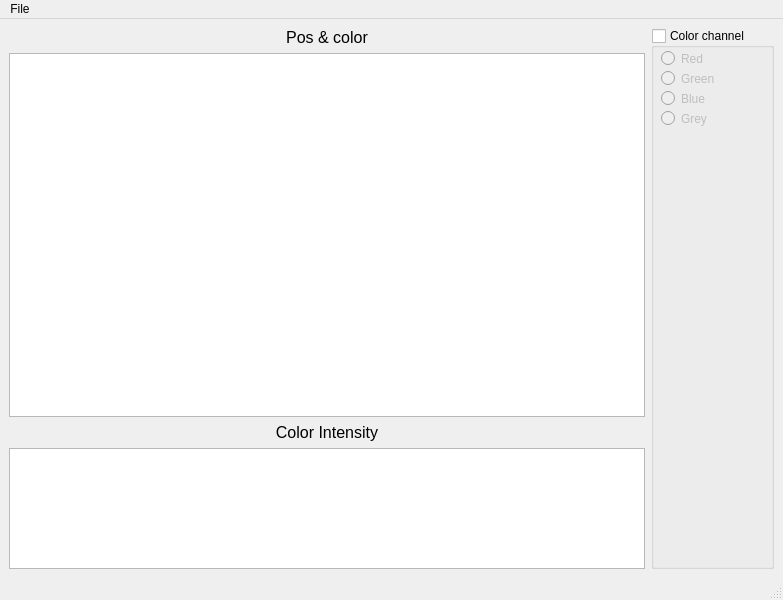
<?xml version="1.0" encoding="UTF-8"?>
<ui version="4.0">
 <class>MainWindow</class>
 <widget class="QMainWindow" name="MainWindow">
  <property name="geometry">
   <rect>
    <x>0</x>
    <y>0</y>
    <width>783</width>
    <height>600</height>
   </rect>
  </property>
  <property name="windowTitle">
   <string>MainWindow</string>
  </property>
  <widget class="QWidget" name="centralwidget">
   <layout class="QHBoxLayout" name="horizontalLayout">
    <item>
     <layout class="QHBoxLayout" name="horizontal_layout" stretch="1,0">
      <item>
       <layout class="QVBoxLayout" name="verticalLayout" stretch="0,3,0,1">
        <item>
         <widget class="QLabel" name="label_pos_color">
          <property name="font">
           <font>
            <pointsize>12</pointsize>
           </font>
          </property>
          <property name="text">
           <string>Pos &amp; color</string>
          </property>
          <property name="alignment">
           <set>Qt::AlignCenter</set>
          </property>
          <property name="textInteractionFlags">
           <set>Qt::LinksAccessibleByMouse</set>
          </property>
         </widget>
        </item>
        <item>
         <widget class="ImageView" name="image_view"/>
        </item>
        <item>
         <widget class="QLabel" name="label_color_intensity">
          <property name="font">
           <font>
            <pointsize>12</pointsize>
           </font>
          </property>
          <property name="text">
           <string>Color Intensity</string>
          </property>
          <property name="alignment">
           <set>Qt::AlignCenter</set>
          </property>
         </widget>
        </item>
        <item>
         <widget class="GraphicsLayoutWidget" name="graphics_widget">
          <property name="minimumSize">
           <size>
            <width>0</width>
            <height>0</height>
           </size>
          </property>
         </widget>
        </item>
       </layout>
      </item>
      <item>
       <layout class="QVBoxLayout" name="verticalLayout_2" stretch="0">
        <item>
         <widget class="QGroupBox" name="color_channel_switch">
          <property name="title">
           <string>Color channel</string>
          </property>
          <property name="checkable">
           <bool>true</bool>
          </property>
          <property name="checked">
           <bool>false</bool>
          </property>
          <widget class="QRadioButton" name="radio_red_channel">
           <property name="geometry">
            <rect>
             <x>10</x>
             <y>20</y>
             <width>82</width>
             <height>21</height>
            </rect>
           </property>
           <property name="text">
            <string>Red</string>
           </property>
          </widget>
          <widget class="QRadioButton" name="radio_green_channel">
           <property name="geometry">
            <rect>
             <x>10</x>
             <y>40</y>
             <width>82</width>
             <height>21</height>
            </rect>
           </property>
           <property name="text">
            <string>Green</string>
           </property>
          </widget>
          <widget class="QRadioButton" name="radio_blue_channel">
           <property name="geometry">
            <rect>
             <x>10</x>
             <y>60</y>
             <width>82</width>
             <height>21</height>
            </rect>
           </property>
           <property name="text">
            <string>Blue</string>
           </property>
          </widget>
          <widget class="QRadioButton" name="radio_grey_channel">
           <property name="geometry">
            <rect>
             <x>10</x>
             <y>80</y>
             <width>82</width>
             <height>21</height>
            </rect>
           </property>
           <property name="text">
            <string>Grey</string>
           </property>
          </widget>
         </widget>
        </item>
       </layout>
      </item>
     </layout>
    </item>
   </layout>
  </widget>
  <widget class="QMenuBar" name="menubar">
   <property name="geometry">
    <rect>
     <x>0</x>
     <y>0</y>
     <width>783</width>
     <height>21</height>
    </rect>
   </property>
   <widget class="QMenu" name="menu_file">
    <property name="title">
     <string>File</string>
    </property>
    <addaction name="action_open"/>
    <addaction name="action_save"/>
   </widget>
   <addaction name="menu_file"/>
  </widget>
  <widget class="QStatusBar" name="statusbar"/>
  <action name="action_open">
   <property name="text">
    <string>Open</string>
   </property>
   <property name="shortcut">
    <string>Ctrl+O</string>
   </property>
  </action>
  <action name="action_save">
   <property name="text">
    <string>Save</string>
   </property>
   <property name="shortcut">
    <string>Ctrl+S</string>
   </property>
  </action>
 </widget>
 <customwidgets>
  <customwidget>
   <class>ImageView</class>
   <extends>QGraphicsView</extends>
   <header location="global">pyqtgraph.h</header>
  </customwidget>
  <customwidget>
   <class>GraphicsLayoutWidget</class>
   <extends>QGraphicsView</extends>
   <header location="global">pyqtgraph.h</header>
  </customwidget>
 </customwidgets>
 <resources/>
 <connections/>
</ui>
